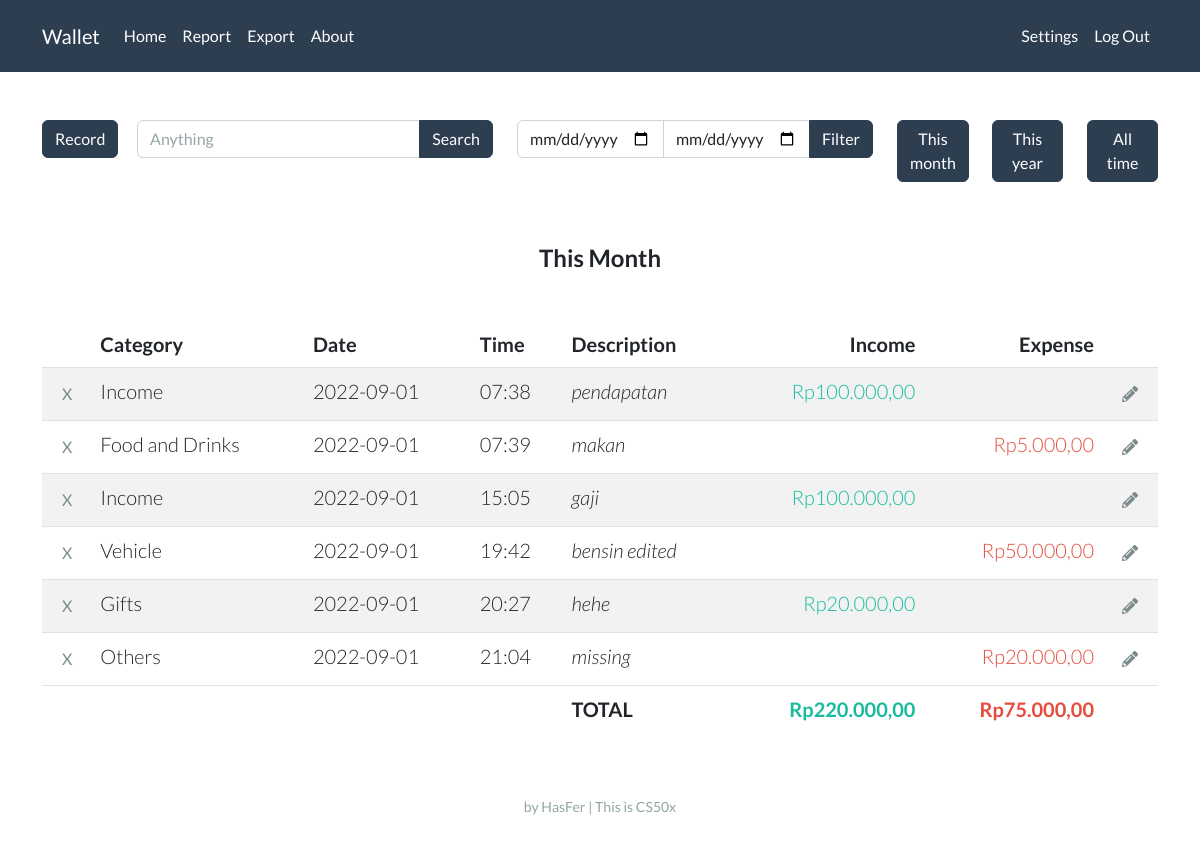
Page / (signed in) on the earlier database version.
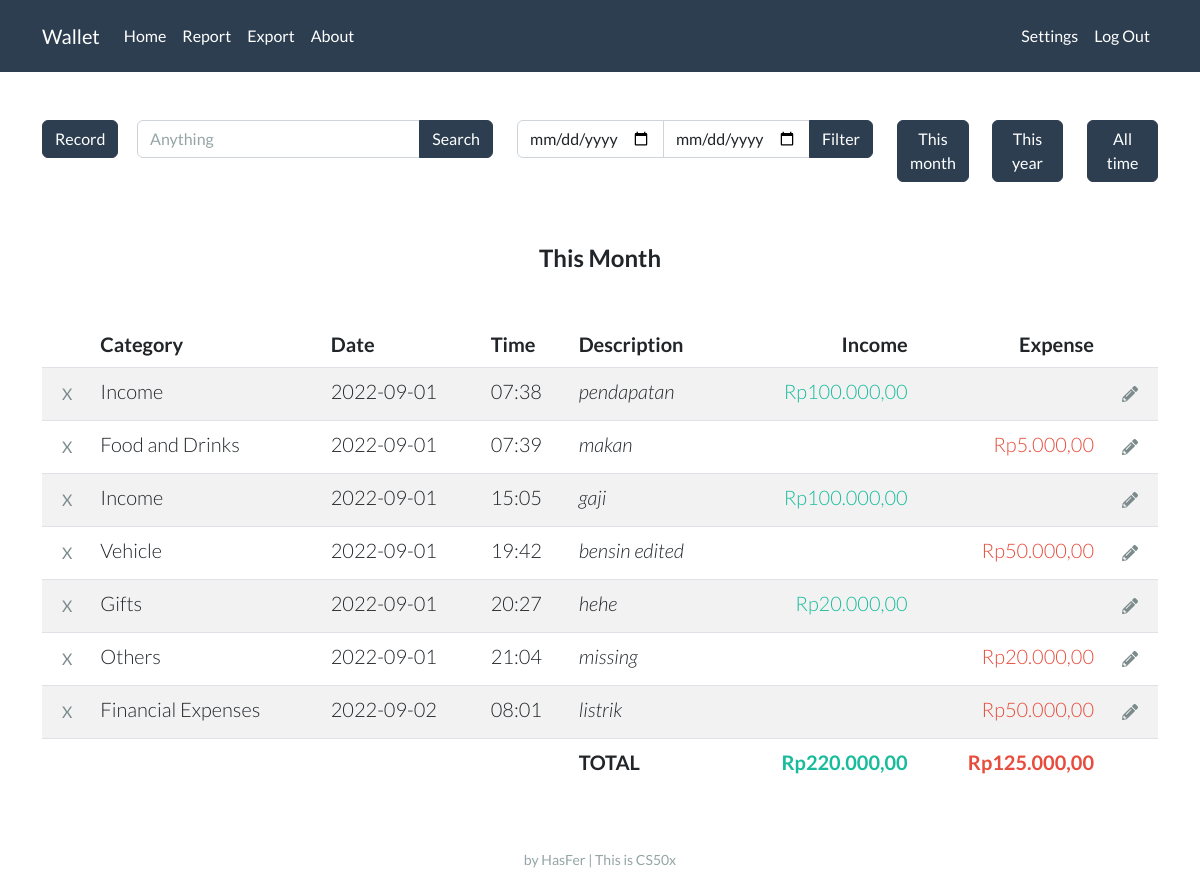
Same page on the later database version.
### tables this page shows
CREATE TABLE records (
                id INTEGER,
                user_id INTEGER,
                account_name TEXT,
                account_category TEXT,
                date NUMBER,
                time NUMBER,
                description TEXT, amount REAL, random_id TEXT,
                PRIMARY KEY(id),
                FOREIGN KEY(user_id) REFERENCES users(id)
                );

### app.py (the view, shortened to what this page needs)
@app.route("/", methods=["GET", "POST"])
def index():
    if session.get("user_id") is None:
        return render_template("index.html")
    con, cur = connect_db()
    if request.method == "GET":
        year_now = str(datetime.now().year)
        month_now = str(datetime.now().month)
        date_filter = year_now + '%' + month_now + '%'
        label = 'This Month'
    if request.form.get('filter_btn') == 'between':
        res = cur.execute("SELECT * FROM records WHERE user_id = ? AND date BETWEEN ? AND ?",
                          (session["user_id"], start_date, end_date))
    elif request.form.get('search_btn') == 'search_btn':
        res = cur.execute("SELECT * FROM records WHERE user_id = ? AND (account_name LIKE ? OR description LIKE ?)",
                          (session["user_id"], f"%{keyword}%", f"%{keyword}%"))
    else:
        res = cur.execute("SELECT * FROM records WHERE user_id = ? AND date LIKE ?", (session["user_id"], date_filter))
    res = list(res)
    income = 0
    expense = 0
    for i in res:
        if i[3] == 'Income':
            income += i[7]
        else:
            expense += i[7]
    records = []
    for i in res:
        i = list(i)
        i[7] = idr(i[7])
        records.append(i)
    income = idr(income)
    expense = idr(expense)
    income_list, expense_list = account_name_list()
    default_selected = "selected"
    con.close()
    return render_template("home.html", records=records, income=income, expense=expense, label=label, date_now=get_date_now(), time_now=get_time_now(), income_list=income_list, expense_list=expense_list, default_selected=default_selected)

### helpers.py (called while the page is built)
def connect_db(db="wallet.db"):
    con = sqlite3.connect(db)
    cur = con.cursor()
    return con, cur

def idr(value):
    value = f"Rp{value:,.2f}"
    rupiah = value.replace(".", "#")
    rupiah = rupiah.replace(",", ".")
    rupiah = rupiah.replace("#", ",")
    return rupiah

def get_date_now():
    now = datetime.now()
    day = now.day
    if day < 10:
        day = f"0{day}"
    month = now.month
    if month < 10:
        month = f"0{month}"
    year = now.year
    date_now = f"{year}-{month}-{day}"
    return date_now

def get_time_now():
    now = datetime.now()
    hour = now.hour
    if hour < 10:
        hour = f"0{hour}"
    minute = now.minute
    if minute < 10:
        minute = f"0{minute}"
    time_now = f"{hour}:{minute}"
    return time_now

def account_name_list(selected='', plug=''):
    con, cur = connect_db()
    res = cur.execute("SELECT * FROM account")
    income_list = []
    expense_list = []
    for i in res:
        if i[0] == 'Income':
            if i[1] == selected:
                income_list.append([i[1], 'selected'])
            else:
                income_list.append([i[1], plug])
        else:
            if i[1] == selected:
                expense_list.append([i[1], 'selected'])
            else:
                expense_list.append([i[1], plug])
    con.close()
    return income_list, expense_list

### templates/home.html (shortened to what this page needs)
{% extends "layout.html" %}
{% block main %}
<div class="row">
    <div class="col-lg-1">
        <button type="button" class="btn btn-primary mb-3" data-bs-toggle="collapse" data-bs-target="#demo">Record</button>
    </div>
        <div class="col-lg-4">
            <form action="/" method="post">
                <div class="input-group mb-3">
                    <input name="search_vield" type="text" class="form-control" placeholder="Anything" aria-label="Search" aria-describedby="button-addon2">
                    <button name="search_btn" value="search_btn" class="btn btn-primary" type="submit" id="button-addon2">Search</button>
                </div>
            </form>
        </div>
    <div class="col-lg-4">
        <form action="/" method="post">
            <div class="input-group mb-3">
                <input name="start_date" type="date" class="form-control">
                <input name="end_date" type="date" class="form-control">
                <button name="filter_btn" value="between" class="btn btn-primary" type="submit" id="button-addon2">Filter</button>
            </div>
        </form>
    </div>
    <div class="col-lg-1 mb-3">
        <button class="btn btn-primary mb-3" onclick="location.href = '/';">This month</button>
    </div>
    <div class="col-lg-1 mb-3">
        <form action="/" method="post">
            <button name="filter_btn" value="thisyear" type="submit" class="btn btn-primary mb-3">This year</button>
    </div>
    <div class="col-lg-1 mb-3">
            <button name="filter_btn" value="alltime" type="submit" class="btn btn-primary mb-3">All time</button>
    </div>
</div>
<br>
<h4 class="mb-5 fw-bold">{{ label }}</h4>
<table class="table table-striped">
    <thead>
        <tr>
            <th style="width:1%;"></th>
            <th class="text-start">Category</th>
            <th class="text-start">Date</th>
            <th class="text-start">Time</th>
            <th class="text-start">Description</th>
            <th class="text-end">Income</th>
            <th class="text-end">Expense</th>
            <th style="width:1%;"></th>
        </tr>
    </thead>
    <tbody>
        {% for record in records %}
        <tr>
            <td>
                <form action="/delete" method="post">
                    <input class="btn btn-outline-dark border-0" type="submit" value="X" title="Delete">
                </form>
            </td>
            <td class="text-start">{{ record[2] }}</td>
            <td class="text-start">{{ record[4] }}</td>
            <td class="text-start">{{ record[5] }}</td>
            <td class="text-start"><em>{{ record[6] }}</em></td>
            <td class="text-end text-success">{% if record[3] in "Income" %}{{ record[7] }}{% endif %}</td>
            <td class="text-end text-danger">{% if record[3] not in "Income" %}{{ record[7] }}{% endif %}</td>
            <td>
                <form action="/edit" method="post">
                    <button class="btn btn-outline-dark border-0" type="submit" title="Edit">
                    </button>
                </form>
            </td>
        </tr>
        {% endfor %}
    </tbody>
    <tfoot>
        <tr>
            <td class="border-0"></td>
            <td class="border-0"></td>
            <td class="border-0"></td>
            <td class="border-0"></td>
            <td class="border-0 fw-bold text-start">TOTAL</td>
            <td class="border-0 fw-bold text-end text-success">{{ income }}</td>
            <td class="border-0 fw-bold text-end text-danger">{{ expense }}</td>
            <td class="border-0"></td>
        </tr>
    </tfoot>
</table>
{% endblock %}

### templates/layout.html (shortened to what this page needs)
<!DOCTYPE html>
<html lang="en">
<head>
    <link rel="stylesheet" href="/static/light.css">
</head>
<body>
    <nav class="navbar navbar-expand-lg navbar-dark bg-primary">
        <div class="container">
            <a class="navbar-brand" href="/">Wallet</a>
            <div class="collapse navbar-collapse" id="navbarColor01">
                {% if session["user_id"] %}
                <ul class="navbar-nav me-auto">
                    <li class="nav-item"><a class="nav-link" href="/">Home</a></li>
                    <li class="nav-item"><a class="nav-link" href="/report">Report</a></li>
                    <li class="nav-item"><a class="nav-link" href="#">Export</a></li>
                    <li class="nav-item"><a class="nav-link" href="#">About</a></li>
                </ul>
                <ul class="navbar-nav ms-auto">
                    <li class="nav-item"><a class="nav-link" href="/settings">Settings</a></li>
                    <li class="nav-item"><a class="nav-link" href="/logout">Log Out</a></li>
                </ul>
                {% endif %}
            </div>
        </div>
    </nav>
    <main class="container py-5 lead text-center">
        {% block main %}{% endblock %}
    </main>
    <footer class="mb-5 small text-center text-muted">
        by HasFer | This is CS50x
    </footer>
</body>
</html>

Differences in the rows shown:
added records: account_name "Financial Expenses", date "2022-09-02", time "08:01", description "listrik", amount "Rp50.000,00"
Other differences:
{{ expense }}: "Rp75.000,00" → "Rp125.000,00"
